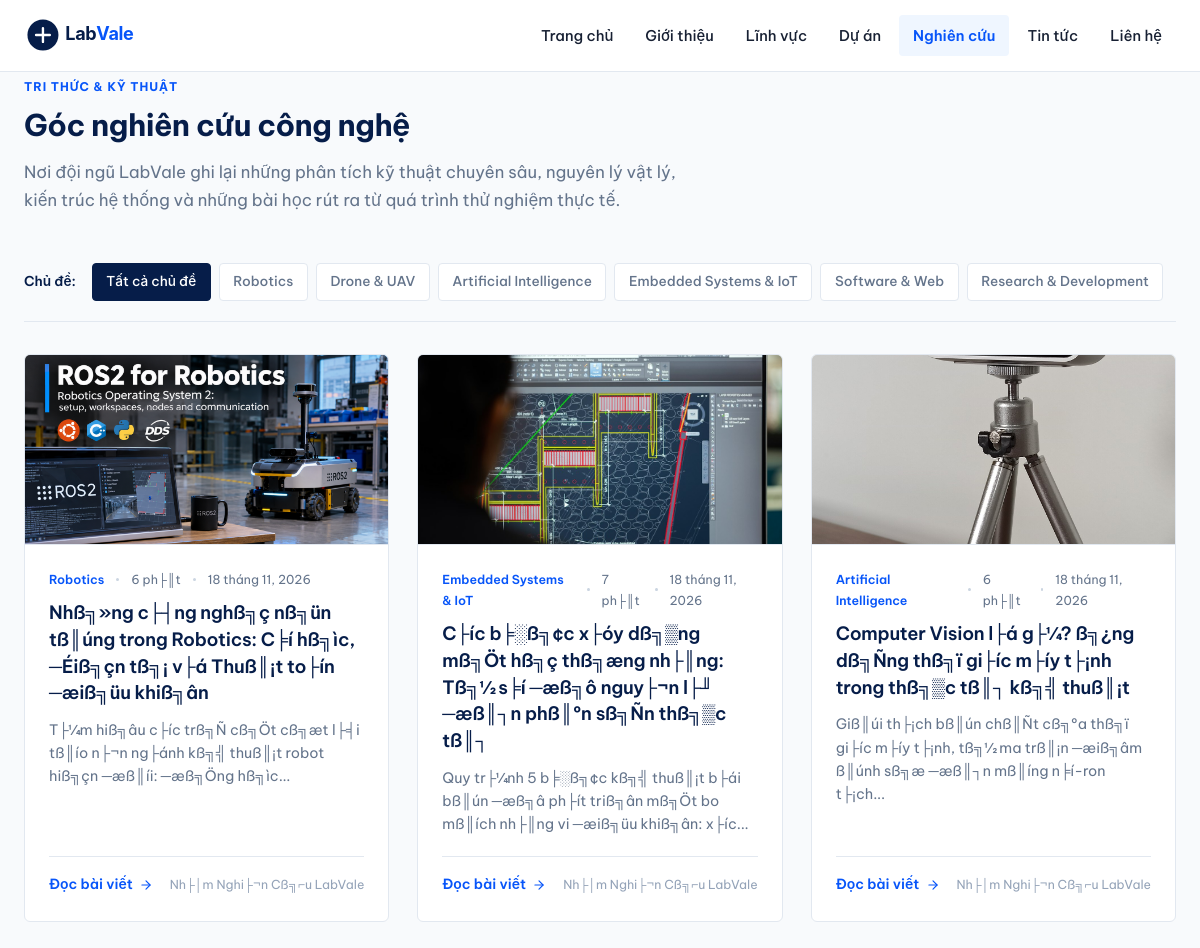
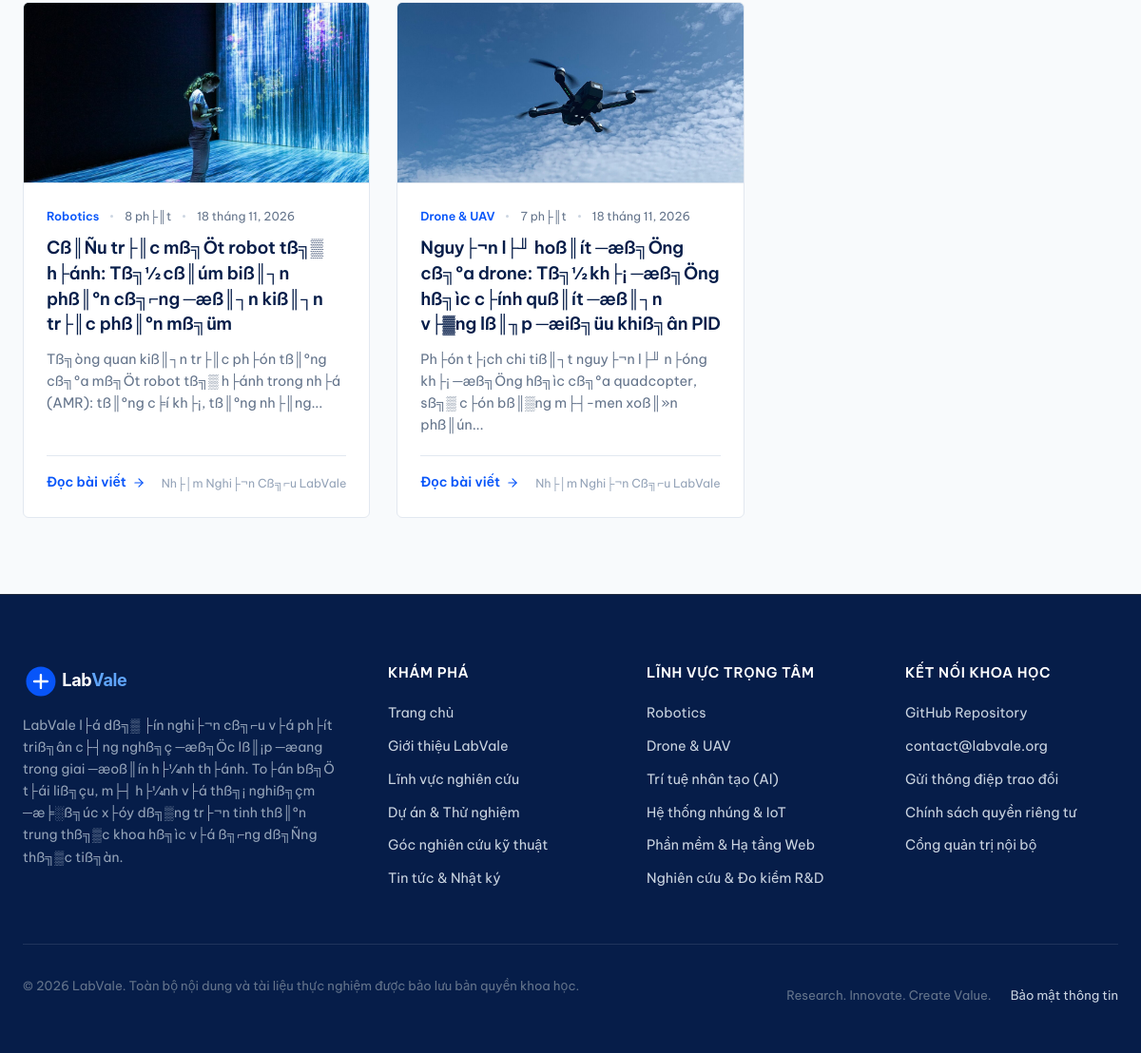
Screenshot of /research with the database file from the repository (2 pictures, top to bottom).
### tables this page shows
CREATE TABLE `research_areas` (
  `id` int(11) NOT NULL AUTO_INCREMENT,
  `slug` varchar(100) NOT NULL,
  `name` varchar(150) NOT NULL,
  `subtitle` varchar(255) NOT NULL,
  `icon_svg` text NOT NULL,
  `short_desc` text NOT NULL,
  `full_content` longtext NOT NULL,
  `image` varchar(255) NOT NULL,
  `sort_order` int(11) DEFAULT 0,
  `is_active` tinyint(1) DEFAULT 1,
  `created_at` datetime DEFAULT current_timestamp(),
  PRIMARY KEY (`id`),
  UNIQUE KEY `slug` (`slug`)
);

CREATE TABLE `articles` (
  `id` int(11) NOT NULL AUTO_INCREMENT,
  `area_id` int(11) DEFAULT NULL,
  `title` varchar(255) NOT NULL,
  `slug` varchar(255) NOT NULL,
  `summary` text NOT NULL,
  `content` longtext NOT NULL,
  `image` varchar(255) NOT NULL,
  `reading_time` varchar(20) DEFAULT '6 ph├║t',
  `author` varchar(100) DEFAULT 'LabVale Research Team',
  `tags` varchar(255) NOT NULL,
  `is_published` tinyint(1) DEFAULT 1,
  `views` int(11) DEFAULT 0,
  `published_at` datetime DEFAULT current_timestamp(),
  `created_at` datetime DEFAULT current_timestamp(),
  PRIMARY KEY (`id`),
  UNIQUE KEY `slug` (`slug`),
  KEY `area_id` (`area_id`),
  CONSTRAINT `fk_articles_area` FOREIGN KEY (`area_id`) REFERENCES `research_areas` (`id`) ON DELETE SET NULL
);

### includes/helpers.php (called while the page is built, shortened)
<?php
function url(string $path = ''): string {
    $cleanPath = '/' . ltrim($path, '/');
    if ($cleanPath === '/') {
        return BASE_PATH === '' ? '/' : BASE_PATH . '/';
    }
    return BASE_PATH . $cleanPath;
}
function asset(string $path = ''): string {
    $cleanPath = ltrim($path, '/');
    $fullUrl = url('assets/' . $cleanPath);
    $realPath = __DIR__ . '/../assets/' . $cleanPath;
    if (file_exists($realPath)) {
        return $fullUrl . '?v=' . filemtime($realPath);
    }
    return $fullUrl;
}
function e(?string $str): string {
    return htmlspecialchars($str ?? '', ENT_QUOTES, 'UTF-8');
}
function format_date(?string $dateStr): string {
    $timestamp = strtotime($dateStr);
    $months = [
        1 => 'tháng 1', 2 => 'tháng 2', 3 => 'tháng 3', 4 => 'tháng 4',
        5 => 'tháng 5', 6 => 'tháng 6', 7 => 'tháng 7', 8 => 'tháng 8',
        9 => 'tháng 9', 10 => 'tháng 10', 11 => 'tháng 11', 12 => 'tháng 12'
    ];
    $day = date('j', $timestamp);
    $monthNum = (int)date('n', $timestamp);
    $year = date('Y', $timestamp);
    return sprintf('%d %s, %d', $day, $months[$monthNum] ?? "tháng $monthNum", $year);
}
function truncate_text(string $text, int $limit = 140, string $end = '...'): string {
    $plain = strip_tags($text);
    $truncated = mb_substr($plain, 0, $limit, 'UTF-8');
    $lastSpace = mb_strrpos($truncated, ' ', 0, 'UTF-8');
    if ($lastSpace !== false) {
        $truncated = mb_substr($truncated, 0, $lastSpace, 'UTF-8');
    }
    return $truncated . $end;
}
function get_setting(string $key, string $default = ''): string {
    static $settingsCache = null;
    if ($settingsCache === null) {
        try {
            $db = Database::getConnection();
            $stmt = $db->query("SELECT `key_name`, `value` FROM `settings`");
            $rows = $stmt->fetchAll();
            $settingsCache = [];
            foreach ($rows as $row) {
                $settingsCache[$row['key_name']] = $row['value'];
            }
        } catch (Exception $e) {
            $settingsCache = [];
        }
    }
    return $settingsCache[$key] ?? $default;
}

### views/layout/article-card.php (the view)
<?php
$articleUrl = url('research/' . $article['slug']);
$imgUrl = !empty($article['image']) ? asset('images/' . $article['image']) : asset('images/article-drone-principles.jpg');
?>
<article class="article-card">
    <div class="article-thumbnail-wrapper">
        <a href="<?= $articleUrl ?>" tabindex="-1" aria-hidden="true">
            <img src="<?= e($imgUrl) ?>" alt="<?= e($article['title']) ?>" class="article-thumbnail" loading="lazy" width="600" height="340">
        </a>
    </div>
    <div class="article-body">
        <div class="article-meta">
            <?php if (!empty($article['area_name'])): ?>
                <span class="article-category"><?= e($article['area_name']) ?></span>
                <span class="article-dot"></span>
            <?php endif; ?>
            <span><?= e($article['reading_time'] ?? '5 phút đọc') ?></span>
            <span class="article-dot"></span>
            <time datetime="<?= e($article['published_at']) ?>"><?= format_date($article['published_at']) ?></time>
        </div>
        <h3 class="article-title">
            <a href="<?= $articleUrl ?>"><?= e($article['title']) ?></a>
        </h3>
        <p class="article-summary"><?= e(truncate_text($article['summary'], 120)) ?></p>
        <div class="article-footer">
            <a href="<?= $articleUrl ?>" class="area-link">
                Đọc bài viết
                <svg viewBox="0 0 24 24" fill="none" stroke="currentColor" stroke-width="2" stroke-linecap="round" stroke-linejoin="round">
                    <line x1="5" y1="12" x2="19" y2="12"></line>
                    <polyline points="12 5 19 12 12 19"></polyline>
                </svg>
            </a>
            <span style="font-size: 0.775rem; color: #94A3B8;"><?= e($article['author'] ?? 'LabVale R&D') ?></span>
        </div>
    </div>
</article>

### index.php (shortened to what this page needs)
<?php
require_once __DIR__ . '/includes/helpers.php';
$db = Database::getConnection();
$requestUri = $_SERVER['REQUEST_URI'] ?? '/';
$parsedUrl = parse_url($requestUri);
$path = $parsedUrl['path'] ?? '/';
$path = '/' . trim($path, '/');
if ($path === '/research') {
    $selectedArea = trim($_GET['area'] ?? '');
    $sql = "
        SELECT art.*, a.name AS area_name, a.slug AS area_slug
        FROM `articles` art
        LEFT JOIN `research_areas` a ON art.area_id = a.id
        WHERE art.is_published = 1
    ";
    $params = [];
    $sql .= " ORDER BY art.id DESC";
    $stmt = $db->prepare($sql);
    $stmt->execute($params);
    $articles = $stmt->fetchAll();
    $areas = $db->query("SELECT slug, name FROM `research_areas` WHERE is_active = 1 ORDER BY sort_order ASC")->fetchAll();
    require __DIR__ . '/views/research.php';
    exit;
}
exit;

### views/layout/header.php (shortened to what this page needs)
<?php
$currentNav = $currentNav ?? '';
?>
<!DOCTYPE html>
<html lang="vi">
<head>
    <meta name="keywords" content="<?= e(get_setting('site_keywords', 'LabVale, nghiên cứu công nghệ, robotics, drone, UAV, AI')) ?>">
    <link rel="stylesheet" href="<?= asset('css/style.css') ?>">
</head>
<body>
    <header class="site-header">
        <div class="container">
            <div class="header-inner">
                <a href="<?= url('/') ?>" class="brand-link" aria-label="LabVale Trang chủ">
                    <img src="<?= asset('images/logo.svg') ?>" alt="Logo LabVale" class="brand-logo-img" width="160" height="38">
                </a>
                <nav aria-label="Điều hướng chính" class="nav-desktop">
                    <a href="<?= url('/') ?>" class="nav-link <?= $currentNav === 'home' ? 'active' : '' ?>">Trang chủ</a>
                    <a href="<?= url('/about') ?>" class="nav-link <?= $currentNav === 'about' ? 'active' : '' ?>">Giới thiệu</a>
                    <a href="<?= url('/research-areas') ?>" class="nav-link <?= $currentNav === 'research-areas' ? 'active' : '' ?>">Lĩnh vực</a>
                    <a href="<?= url('/projects') ?>" class="nav-link <?= $currentNav === 'projects' ? 'active' : '' ?>">Dự án</a>
                    <a href="<?= url('/research') ?>" class="nav-link <?= $currentNav === 'research' ? 'active' : '' ?>">Nghiên cứu</a>
                    <a href="<?= url('/news') ?>" class="nav-link <?= $currentNav === 'news' ? 'active' : '' ?>">Tin tức</a>
                    <a href="<?= url('/contact') ?>" class="nav-link <?= $currentNav === 'contact' ? 'active' : '' ?>">Liên hệ</a>
                </nav>
            </div>
        </div>
    </header>
    <main>

### views/research.php (shortened to what this page needs)
<?php
$currentNav = 'research';
require_once __DIR__ . '/layout/header.php';
?>
<div class="container" style="padding-bottom: 5rem;">
    <div class="section-header">
        <span class="section-kicker">TRI THỨC &amp; KỸ THUẬT</span>
        <h1 class="section-title">Góc nghiên cứu công nghệ</h1>
        <p class="section-desc">
            Nơi đội ngũ LabVale ghi lại những phân tích kỹ thuật chuyên sâu, nguyên lý vật lý, kiến trúc hệ thống và những bài học rút ra từ quá trình thử nghiệm thực tế.
        </p>
    </div>
    <div class="filter-bar">
        <span style="font-size: 0.85rem; font-weight: 600; color: var(--color-primary-navy); margin-right: 0.5rem;">Chủ đề:</span>
        <a href="<?= url('/research') ?>" class="filter-btn <?= empty($selectedArea) ? 'active' : '' ?>">
            Tất cả chủ đề
        </a>
        <?php foreach ($areas as $a): ?>
            <a href="<?= url('/research?area=' . urlencode($a['slug'])) ?>" class="filter-btn <?= $selectedArea === $a['slug'] ? 'active' : '' ?>">
                <?= e($a['name']) ?>
            </a>
        <?php endforeach; ?>
    </div>
    <?php if (!empty($articles)): ?>
        <div class="articles-grid">
            <?php foreach ($articles as $article): ?>
                <?php require __DIR__ . '/layout/article-card.php'; ?>
            <?php endforeach; ?>
        </div>
    <?php endif; ?>
</div>
<?php require_once __DIR__ . '/layout/footer.php'; ?>

### views/layout/footer.php (shortened to what this page needs)
    </main>
    <footer class="site-footer">
        <div class="container">
            <div class="footer-grid">
                <div>
                    <a href="<?= url('/') ?>" class="brand-link" aria-label="LabVale Trang chủ">
                        <img src="<?= asset('images/logo-white.svg') ?>" alt="Logo LabVale" class="brand-logo-img" width="160" height="38">
                    </a>
                    <p class="footer-brand-desc">
                        <?= e(get_setting('footer_note', 'LabVale là dự án nghiên cứu và phát triển công nghệ độc lập tại Việt Nam, tập trung vào robot, thiết bị bay không người lái, trí tuệ nhân tạo và những giải pháp kỹ thuật có giá trị thực tiễn.')) ?>
                    </p>
                </div>
                <div>
                    <h3 class="footer-heading">Khám phá</h3>
                    <ul class="footer-links">
                        <li><a href="<?= url('/') ?>" class="footer-link">Trang chủ</a></li>
                        <li><a href="<?= url('/about') ?>" class="footer-link">Giới thiệu LabVale</a></li>
                        <li><a href="<?= url('/research-areas') ?>" class="footer-link">Lĩnh vực nghiên cứu</a></li>
                        <li><a href="<?= url('/projects') ?>" class="footer-link">Dự án & Thử nghiệm</a></li>
                        <li><a href="<?= url('/research') ?>" class="footer-link">Góc nghiên cứu kỹ thuật</a></li>
                        <li><a href="<?= url('/news') ?>" class="footer-link">Tin tức & Nhật ký</a></li>
                    </ul>
                </div>
                <div>
                    <h3 class="footer-heading">Lĩnh vực trọng tâm</h3>
                    <ul class="footer-links">
                        <li><a href="<?= url('/research-areas/robotics') ?>" class="footer-link">Robotics</a></li>
                        <li><a href="<?= url('/research-areas/drone-uav') ?>" class="footer-link">Drone & UAV</a></li>
                        <li><a href="<?= url('/research-areas/artificial-intelligence') ?>" class="footer-link">Trí tuệ nhân tạo (AI)</a></li>
                        <li><a href="<?= url('/research-areas/embedded-iot') ?>" class="footer-link">Hệ thống nhúng & IoT</a></li>
                        <li><a href="<?= url('/research-areas/software-web') ?>" class="footer-link">Phần mềm & Hạ tầng Web</a></li>
                        <li><a href="<?= url('/research-areas/research-development') ?>" class="footer-link">Nghiên cứu & Đo kiểm R&D</a></li>
                    </ul>
                </div>
                <div>
                    <h3 class="footer-heading">Kết nối khoa học</h3>
                    <ul class="footer-links">
                        <li>
                            <a href="<?= e(get_setting('github_url', 'https://github.com/labvale-rd')) ?>" target="_blank" rel="noopener noreferrer" class="footer-link">
                                GitHub Repository
                            </a>
                        </li>
                        <li>
                            <a href="mailto:<?= e(get_setting('contact_email', 'contact@labvale.org')) ?>" class="footer-link">
                                <?= e(get_setting('contact_email', 'contact@labvale.org')) ?>
                            </a>
                        </li>
                        <li><a href="<?= url('/contact') ?>" class="footer-link">Gửi thông điệp trao đổi</a></li>
                        <li><a href="<?= url('/privacy') ?>" class="footer-link">Chính sách quyền riêng tư</a></li>
                        <li><a href="<?= url('/admin') ?>" class="footer-link">Cổng quản trị nội bộ</a></li>
                    </ul>
                </div>
            </div>
            <div class="footer-bottom">
                <p>&copy; <?= date('Y') ?> LabVale. Toàn bộ nội dung và tài liệu thực nghiệm được bảo lưu bản quyền khoa học.</p>
                <div class="footer-legal-links">
                    <span>Research. Innovate. Create Value.</span>
                    <a href="<?= url('/privacy') ?>" class="footer-link">Bảo mật thông tin</a>
                </div>
            </div>
        </div>
    </footer>
</body>
</html>

### rows the page displays
research_areas: name "Robotics"
research_areas: name "Drone & UAV"
research_areas: name "Artificial Intelligence"
research_areas: name "Embedded Systems & IoT"
research_areas: name "Software & Web"
research_areas: name "Research & Development"
articles: image (picture), area.name "Robotics", reading_time "6 ph├║t", published_at "18 tháng 11, 2026", title "Nhß╗»ng c├┤ng nghß╗ç nß╗ün tß║úng trong Robotics: C╞í hß╗ìc, ─Éiß╗çn tß╗¡ v├á Thuß║¡t to├ín ─æiß╗üu khiß╗ân", summary "T├¼m hiß╗âu c├íc trß╗Ñ cß╗Öt cß╗æt l├╡i tß║ío n├¬n ng├ánh kß╗╣ thuß║¡t robot hiß╗çn ─æß║íi: ─æß╗Öng hß╗ìc...", author "Nh├│m Nghi├¬n Cß╗⌐u LabVale"
articles: image (picture), area.name "Embedded Systems & IoT", reading_time "7 ph├║t", published_at "18 tháng 11, 2026", title "C├íc b╞░ß╗¢c x├óy dß╗▒ng mß╗Öt hß╗ç thß╗æng nh├║ng: Tß╗½ s╞í ─æß╗ô nguy├¬n l├╜ ─æß║┐n phß║ºn sß╗Ñn thß╗▒c tß║┐", summary "Quy tr├¼nh 5 b╞░ß╗¢c kß╗╣ thuß║¡t b├ái bß║ún ─æß╗â ph├ít triß╗ân mß╗Öt bo mß║ích nh├║ng vi ─æiß╗üu khiß╗ân: x├íc...", author "Nh├│m Nghi├¬n Cß╗⌐u LabVale"
articles: image (picture), area.name "Artificial Intelligence", reading_time "6 ph├║t", published_at "18 tháng 11, 2026", title "Computer Vision l├á g├¼? ß╗¿ng dß╗Ñng thß╗ï gi├íc m├íy t├¡nh trong thß╗▒c tß║┐ kß╗╣ thuß║¡t", summary "Giß║úi th├¡ch bß║ún chß║Ñt cß╗ºa thß╗ï gi├íc m├íy t├¡nh, tß╗½ ma trß║¡n ─æiß╗âm ß║únh sß╗æ ─æß║┐n mß║íng n╞í-ron t├¡ch...", author "Nh├│m Nghi├¬n Cß╗⌐u LabVale"
articles: image (picture), area.name "Robotics", reading_time "8 ph├║t", published_at "18 tháng 11, 2026", title "Cß║Ñu tr├║c mß╗Öt robot tß╗▒ h├ánh: Tß╗½ cß║úm biß║┐n phß║ºn cß╗⌐ng ─æß║┐n kiß║┐n tr├║c phß║ºn mß╗üm", summary "Tß╗òng quan kiß║┐n tr├║c ph├ón tß║ºng cß╗ºa mß╗Öt robot tß╗▒ h├ánh trong nh├á (AMR): tß║ºng c╞í kh├¡, tß║ºng nh├║ng...", author "Nh├│m Nghi├¬n Cß╗⌐u LabVale"
articles: image (picture), area.name "Drone & UAV", reading_time "7 ph├║t", published_at "18 tháng 11, 2026", title "Nguy├¬n l├╜ hoß║ít ─æß╗Öng cß╗ºa drone: Tß╗½ kh├¡ ─æß╗Öng hß╗ìc c├ính quß║ít ─æß║┐n v├▓ng lß║╖p ─æiß╗üu khiß╗ân PID", summary "Ph├ón t├¡ch chi tiß║┐t nguy├¬n l├╜ n├óng kh├¡ ─æß╗Öng hß╗ìc cß╗ºa quadcopter, sß╗▒ c├ón bß║▒ng m├┤-men xoß║»n phß║ún...", author "Nh├│m Nghi├¬n Cß╗⌐u LabVale"

### other values shown
get_setting('contact_email', 'contact@labvale.org') "contact@labvale.org"
